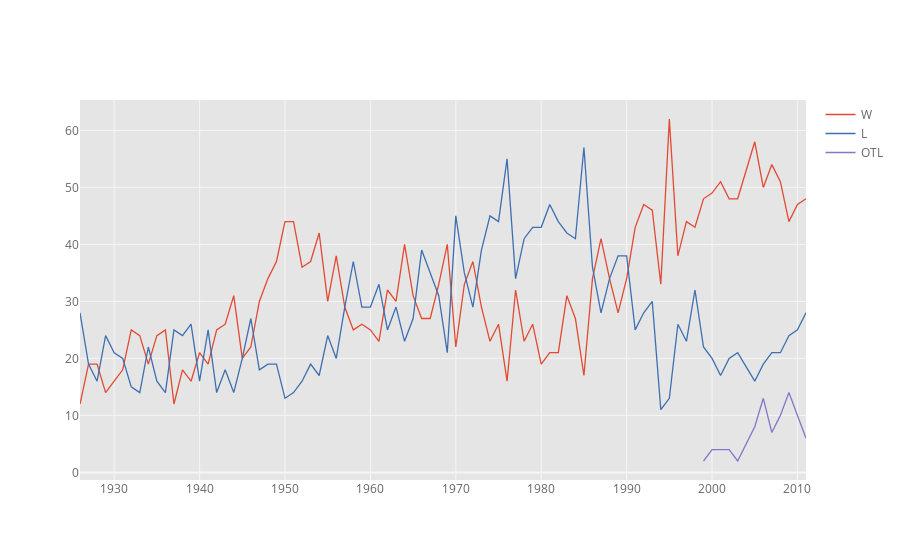

Notebook code cell kept with this figure:
### Code cell
df2[['W','L','OTL', 'year']].iplot(kind='scatter', x='year')

### Figure 1 — Plotly figure (JSON) as saved in the notebook; plotly's stock layout.template omitted (floating-point values rounded to 4 significant figures)
{"data": [{"line": {"color": "rgba(226, 74, 51, 1.0)", "dash": "solid", "shape": "linear", "width": 1.3}, "mode": "lines", "name": "W", "text": "", "type": "scatter", "x": [1926, 1927, 1928, 1929, 1930, 1931, 1932, 1933, 1934, 1935, 1936, 1937, 1938, 1939, 1940, 1941, 1942, 1943, 1944, 1945, 1946, 1947, 1948, 1949, 1950, 1951, 1952, 1953, 1954, 1955, 1956, 1957, 1958, 1959, 1960, 1961, 1962, 1963, 1964, 1965, 1966, 1967, 1968, 1969, 1970, 1971, 1972, 1973, 1974, 1975, 1976, 1977, 1978, 1979, 1980, 1981, 1982, 1983, 1984, 1985, 1986, 1987, 1988, 1989, 1990, 1991, 1992, 1993, 1994, 1995, 1996, 1997, 1998, 1999, 2000, 2001, 2002, 2003, 2005, 2006, 2007, 2008, 2009, 2010, 2011], "y": [12, 19, 19, 14, 16, 18, 25, 24, 19, 24, 25, 12, 18, 16, 21, 19, 25, 26, 31, 20, 22, 30, 34, 37, 44, 44, 36, 37, 42, 30, 38, 29, 25, 26, 25, 23, 32, 30, 40, 31, 27, 27, 33, 40, 22, 33, 37, 29, 23, 26, 16, 32, 23, 26, 19, 21, 21, 31, 27, 17, 34, 41, 34, 28, 34, 43, 47, 46, 33, 62, 38, 44, 43, 48, 49, 51, 48, 48, 58, 50, 54, 51, 44, 47, 48]}, {"line": {"color": "rgba(62, 111, 176, 1.0)", "dash": "solid", "shape": "linear", "width": 1.3}, "mode": "lines", "name": "L", "text": "", "type": "scatter", "x": [1926, 1927, 1928, 1929, 1930, 1931, 1932, 1933, 1934, 1935, 1936, 1937, 1938, 1939, 1940, 1941, 1942, 1943, 1944, 1945, 1946, 1947, 1948, 1949, 1950, 1951, 1952, 1953, 1954, 1955, 1956, 1957, 1958, 1959, 1960, 1961, 1962, 1963, 1964, 1965, 1966, 1967, 1968, 1969, 1970, 1971, 1972, 1973, 1974, 1975, 1976, 1977, 1978, 1979, 1980, 1981, 1982, 1983, 1984, 1985, 1986, 1987, 1988, 1989, 1990, 1991, 1992, 1993, 1994, 1995, 1996, 1997, 1998, 1999, 2000, 2001, 2002, 2003, 2005, 2006, 2007, 2008, 2009, 2010, 2011], "y": [28, 19, 16, 24, 21, 20, 15, 14, 22, 16, 14, 25, 24, 26, 16, 25, 14, 18, 14, 20, 27, 18, 19, 19, 13, 14, 16, 19, 17, 24, 20, 29, 37, 29, 29, 33, 25, 29, 23, 27, 39, 35, 31, 21, 45, 35, 29, 39, 45, 44, 55, 34, 41, 43, 43, 47, 44, 42, 41, 57, 36, 28, 34, 38, 38, 25, 28, 30, 11, 13, 26, 23, 32, 22, 20, 17, 20, 21, 16, 19, 21, 21, 24, 25, 28]}, {"line": {"color": "rgba(132, 118, 202, 1.0)", "dash": "solid", "shape": "linear", "width": 1.3}, "mode": "lines", "name": "OTL", "text": "", "type": "scatter", "x": [1926, 1927, 1928, 1929, 1930, 1931, 1932, 1933, 1934, 1935, 1936, 1937, 1938, 1939, 1940, 1941, 1942, 1943, 1944, 1945, 1946, 1947, 1948, 1949, 1950, 1951, 1952, 1953, 1954, 1955, 1956, 1957, 1958, 1959, 1960, 1961, 1962, 1963, 1964, 1965, 1966, 1967, 1968, 1969, 1970, 1971, 1972, 1973, 1974, 1975, 1976, 1977, 1978, 1979, 1980, 1981, 1982, 1983, 1984, 1985, 1986, 1987, 1988, 1989, 1990, 1991, 1992, 1993, 1994, 1995, 1996, 1997, 1998, 1999, 2000, 2001, 2002, 2003, 2005, 2006, 2007, 2008, 2009, 2010, 2011], "y": ["", "", "", "", "", "", "", "", "", "", "", "", "", "", "", "", "", "", "", "", "", "", "", "", "", "", "", "", "", "", "", "", "", "", "", "", "", "", "", "", "", "", "", "", "", "", "", "", "", "", "", "", "", "", "", "", "", "", "", "", "", "", "", "", "", "", "", "", "", "", "", "", "", 2.0, 4.0, 4.0, 4.0, 2.0, 8.0, 13.0, 7.0, 10.0, 14.0, 10.0, 6.0]}], "layout": {"legend": {"bgcolor": "#FFFFFF", "font": {"color": "#666666"}}, "paper_bgcolor": "#FFFFFF", "plot_bgcolor": "#E5E5E5", "title": {"font": {"color": "#151516"}}, "xaxis": {"gridcolor": "#F6F6F6", "showgrid": true, "tickfont": {"color": "#666666"}, "title": {"font": {"color": "#666666"}, "text": ""}, "zerolinecolor": "#F6F6F6"}, "yaxis": {"gridcolor": "#F6F6F6", "showgrid": true, "tickfont": {"color": "#666666"}, "title": {"font": {"color": "#666666"}, "text": ""}, "zerolinecolor": "#F6F6F6"}}}
